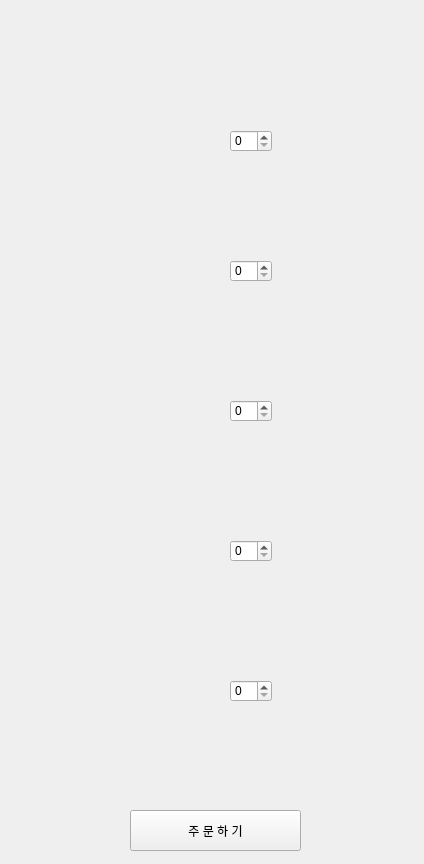
<?xml version="1.0" encoding="UTF-8"?>
<ui version="4.0">
 <class>Form</class>
 <widget class="QWidget" name="Form">
  <property name="geometry">
   <rect>
    <x>0</x>
    <y>0</y>
    <width>424</width>
    <height>864</height>
   </rect>
  </property>
  <property name="windowTitle">
   <string>Form</string>
  </property>
  <widget class="QLabel" name="label">
   <property name="geometry">
    <rect>
     <x>-10</x>
     <y>0</y>
     <width>481</width>
     <height>801</height>
    </rect>
   </property>
   <property name="text">
    <string/>
   </property>
   <property name="pixmap">
    <pixmap>galli.PNG</pixmap>
   </property>
  </widget>
  <widget class="QPushButton" name="galli_order">
   <property name="geometry">
    <rect>
     <x>130</x>
     <y>810</y>
     <width>171</width>
     <height>41</height>
    </rect>
   </property>
   <property name="styleSheet">
    <string notr="true">font: 14pt &quot;배달의민족 한나체 Pro&quot;;</string>
   </property>
   <property name="text">
    <string>주 문 하 기</string>
   </property>
  </widget>
  <widget class="QSpinBox" name="aset">
   <property name="geometry">
    <rect>
     <x>230</x>
     <y>130</y>
     <width>42</width>
     <height>22</height>
    </rect>
   </property>
  </widget>
  <widget class="QSpinBox" name="saecurry">
   <property name="geometry">
    <rect>
     <x>230</x>
     <y>260</y>
     <width>42</width>
     <height>22</height>
    </rect>
   </property>
  </widget>
  <widget class="QSpinBox" name="saecorma">
   <property name="geometry">
    <rect>
     <x>230</x>
     <y>400</y>
     <width>42</width>
     <height>22</height>
    </rect>
   </property>
  </widget>
  <widget class="QSpinBox" name="yangma">
   <property name="geometry">
    <rect>
     <x>230</x>
     <y>540</y>
     <width>42</width>
     <height>22</height>
    </rect>
   </property>
  </widget>
  <widget class="QSpinBox" name="yangbin">
   <property name="geometry">
    <rect>
     <x>230</x>
     <y>680</y>
     <width>42</width>
     <height>22</height>
    </rect>
   </property>
  </widget>
 </widget>
 <resources/>
 <connections/>
</ui>
